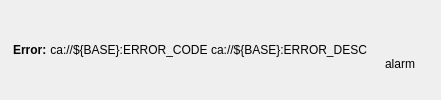
       <widget class="QWidget" name="tweak_widget_8" native="true">
        <layout class="QHBoxLayout" name="tweak_layout_8" stretch="0,0,0,0">
         <property name="spacing">
          <number>3</number>
         </property>
         <property name="topMargin">
          <number>1</number>
         </property>
         <property name="bottomMargin">
          <number>1</number>
         </property>
         <item>
          <widget class="PyDMLabel" name="PyDMLabel_8">
           <property name="font">
            <font>
             <weight>75</weight>
             <bold>true</bold>
            </font>
           </property>
           <property name="toolTip">
            <string/>
           </property>
           <property name="text">
            <string>Error:</string>
           </property>
           <property name="indent">
            <number>2</number>
           </property>
          </widget>
         </item>
         <item>
          <widget class="PyDMLabel" name="user_readback_8">
           <property name="sizePolicy">
            <sizepolicy hsizetype="Expanding" vsizetype="Fixed">
             <horstretch>0</horstretch>
             <verstretch>0</verstretch>
            </sizepolicy>
           </property>
           <property name="minimumSize">
            <size>
             <width>0</width>
             <height>25</height>
            </size>
           </property>
           <property name="toolTip">
            <string/>
           </property>
           <property name="whatsThis">
            <string/>
           </property>
           <property name="styleSheet">
            <string notr="true"/>
           </property>
           <property name="text">
            <string>ca://${BASE}:ERROR_CODE</string>
           </property>
           <property name="alignment">
            <set>Qt::AlignCenter</set>
           </property>
           <property name="showUnits" stdset="0">
            <bool>true</bool>
           </property>
           <property name="channel" stdset="0">
            <string>ca://${BASE}:ERROR_CODE</string>
           </property>
          </widget>
         </item>
         <item>
          <widget class="PyDMLabel" name="user_readback_7">
           <property name="sizePolicy">
            <sizepolicy hsizetype="Expanding" vsizetype="Fixed">
             <horstretch>0</horstretch>
             <verstretch>0</verstretch>
            </sizepolicy>
           </property>
           <property name="minimumSize">
            <size>
             <width>0</width>
             <height>25</height>
            </size>
           </property>
           <property name="toolTip">
            <string/>
           </property>
           <property name="whatsThis">
            <string/>
           </property>
           <property name="styleSheet">
            <string notr="true"/>
           </property>
           <property name="text">
            <string>ca://${BASE}:ERROR_DESC</string>
           </property>
           <property name="alignment">
            <set>Qt::AlignCenter</set>
           </property>
           <property name="showUnits" stdset="0">
            <bool>true</bool>
           </property>
           <property name="channel" stdset="0">
            <string>ca://${BASE}:ERROR_DESC</string>
           </property>
          </widget>
         </item>
         <item>
          <layout class="QVBoxLayout" name="alarm_layout_9">
           <property name="topMargin">
            <number>0</number>
           </property>
           <item alignment="Qt::AlignHCenter">
            <widget class="TyphosAlarmCircle" name="alarm_circle_9">
             <property name="minimumSize">
              <size>
               <width>25</width>
               <height>25</height>
              </size>
             </property>
             <property name="maximumSize">
              <size>
               <width>25</width>
               <height>25</height>
              </size>
             </property>
             <property name="toolTip">
              <string/>
             </property>
             <property name="penWidth" stdset="0">
              <double>1.000000000000000</double>
             </property>
            </widget>
           </item>
           <item alignment="Qt::AlignHCenter">
            <widget class="QLabel" name="alarm_label_9">
             <property name="minimumSize">
              <size>
               <width>60</width>
               <height>0</height>
              </size>
             </property>
             <property name="text">
              <string>alarm</string>
             </property>
             <property name="alignment">
              <set>Qt::AlignCenter</set>
             </property>
             <property name="wordWrap">
              <bool>true</bool>
             </property>
            </widget>
           </item>
          </layout>
         </item>
        </layout>
       </widget>
